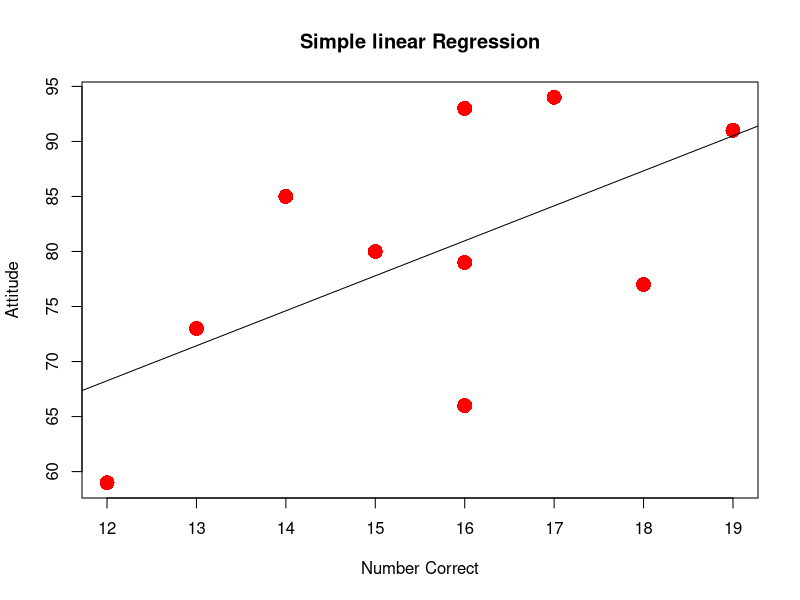

R code for this plot:
x <- c(17,13,12,15,16,14,16,16,18,19  )
y <- c(94,73,59,80,93,85,66,79,77,91)

plot(x, y, pch=16, cex=2, col="red", xlab="Number Correct", ylab="Attitude", main="Simple linear Regression")

m <- lm(y ~ x)

summary(m)
attributes(m)
coefficients(m)
coef(m)

abline(m) # this will plot the regression line of y on x
